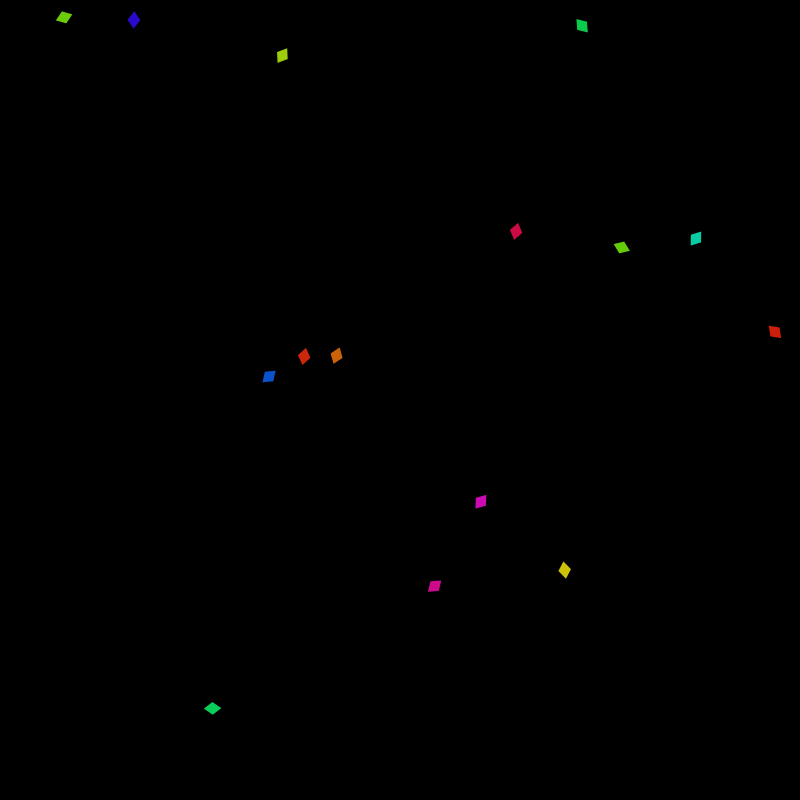
Frame 1 (no input)
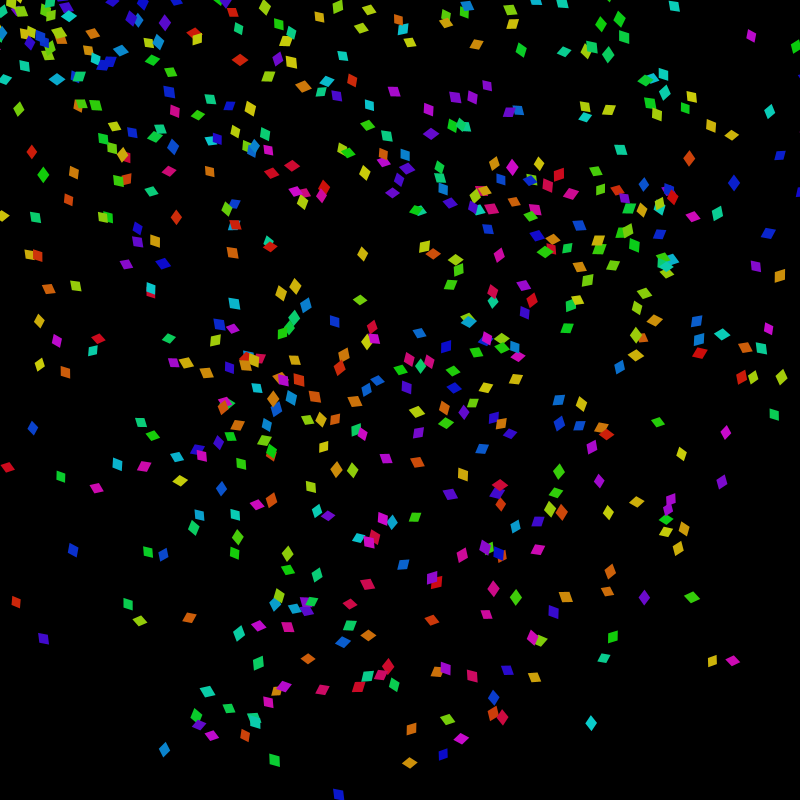
Frame 60 (the mouse pressed at the canvas centre just before this capture)
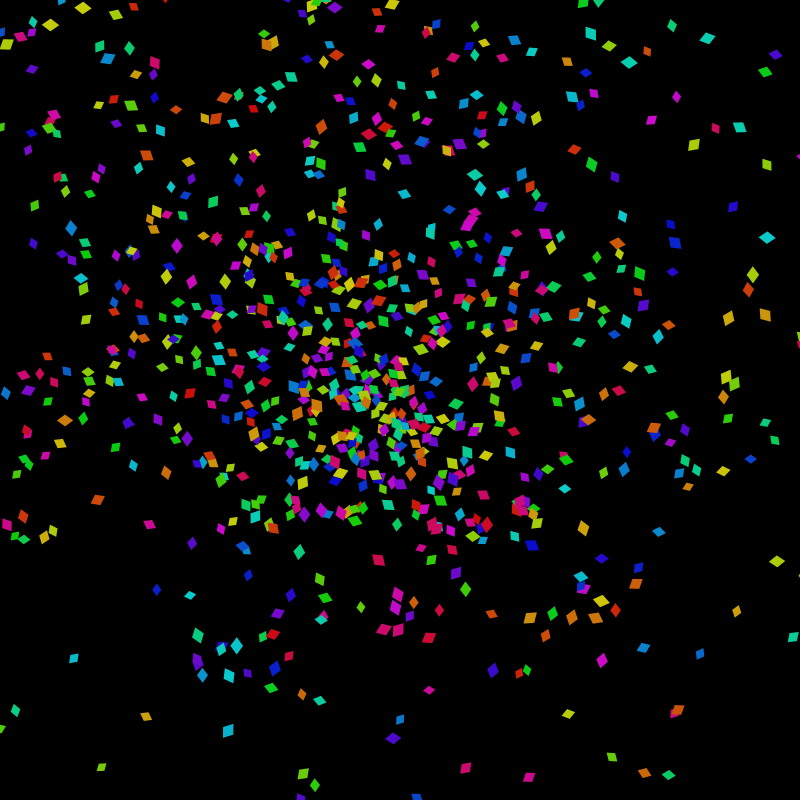
Frame 120 (the mouse held since frame 60 and released just before this capture)

The Processing sketch that drew these frames (run headless with seeded random() and noise(); from frame 60 on, the mouse is pressed at the canvas centre):

// Processing sketch: processing_165437
// ── processing_165437.pde

// Basically acts like a particle system, but each particle seeks the cursor during its lifetime.
// Click the mouse to knock particles away, explosion-style.
// Particles are called 'Vehicles' as per Ch.6 of that book. VehicleSources are the particle emitters.


ArrayList<VehicleSource> vsources; // ArrayList holding references to all of the VehicleSources.
int numSources = 15; // Number of VehicleSources.
PVector mouseVec; // 2D vector given the (x,y) position of the cursor on the screen.

boolean justClicked; // True if mouse was clicked during the last frame.

void setup() {
  size(800, 800); // 'width' and 'height' are reserved variable names automatically assigned to the values you put in here.
  colorMode(HSB, 100); // Use HSB color space rather than RGB, makes it easier to do the color change effect.
  smooth();
  
  vsources = new ArrayList<VehicleSource>(); // Initialize the ArrayList.
  
  int vehicleLifetime = 500; // Lifetime of Vehicles emitted from each VehicleSource
  int maxVehicles = 100; // VehicleSources produce no more Vehicles when this many are still alive.
  
  // The biggest performance constraint here will be the maximum number of total Vehicles alive on the screen,
  // (numSources) * (maxVehicles). On my computer using the values here, i'm getting 60fps but just barely, maybe dipping to 57 or 58.
  
  
  
  for(int i = 0; i < numSources; i++)
  {
  // Choose two random numbers x0, y0 from the ranges (0, width), (0, height) for the VehicleSource location.
  float x0 = random(width); 
  float y0 = random(height);
  // Create a new VehicleSource using the parameters defined previously.  
  vsources.add(new VehicleSource(x0, y0, vehicleLifetime, maxVehicles));
  }
  background(0,0,0); // Draw a black background (HSB coordinates)
  mouseVec = new PVector(0,0); // Initialize the cursor location PVector.
}

void draw() { // This is by default called continuously until the sketch ends.
  background(0,0,0); // Redraw the background every frame to clear the previous one.
  
  // Construct mouseVec in a sort of cumbersome way. They use a lot of PVectors in the book for didactic purposes,
  // but for 2D things it can be easier just to store and use the 2 coordinates.
  mouseVec.x = mouseX; 
  mouseVec.y = mouseY;
  
  // Update all of the VehicleSources by iterating through the vsources ArrayList.
  for(int i = 0; i < numSources; i++)
  {
    VehicleSource vsource = vsources.get(i); // get the i'th VehicleSource from vsources
    vsource.update(mouseVec); // update the current VehicleSource
    if(justClicked){vsource.timeSinceClick = 1;}
  }
  justClicked = false;
  println(frameRate); // Displays the current framerate in the console below as the sketch runs.
}

void mouseClicked() {
  justClicked = true;
}
// This class defines the particles of the simulation and their behavior.
// Properties whose comments start with ** indicate ones that are most interesting to fiddle with.
class Vehicle {
  PVector location; // (x,y) location components
  PVector velocity; // (x,y) velocity components
  PVector acceleration; // (x,y) acceleration components
  float size; //** Vehicles are currently squares, so this is 1/2 the side length of that square.
  float maxforce; //** Maximum force that can be applied at a given iteration
  float maxspeed; //** Maximum speed a Vehicle can have
  float slowradius; //** When the distance from a Vehicle to the cursor is less than this number, the Vehicle starts slowing down.
  int life; // Current amount of 'life' the Vehicle has left. Decremented by 1 each iteration.
  int lifetime; //** The total lifetime of this Vehicle.
  float hue; // Current hue value (H) for this Vehicle's HSB color. Changes over time according to a differential equation.
  float dhue; // The derivative of hue. Or, since time advances in discrete steps, not really a derivative, it's something simpler.
  float maxdhue; //** The absolute value of dhue stays below this value.
  float sighue; //** The color change update equation has a random noise component, bigger sighue = more noise.
  float dt; //** This sets the timescale of the color changes - make it larger for them to oscillate more quickly.
  float shrink; // Parameter that sets how much the Vehicle shrinks each iteration.
  
  PVector noise; // The Vehicle's motion update also contains a noise term that is a PVector.
  PVector explosion; // Explosion force applied to a Vehicle after a mouse click.
  
  // Every class has a constructor function, this is the thing you call to actually create objects of a certain class. 
  // The input parameters are the setup parameters that you pass to every Vehicle when it is created.
  //      initial x location   initial y location   initial x velocity   initial y velocity   lifetime       initial hue
  Vehicle(float x,             float y,             float vx,            float vy,            int lifetime_, float hue0) {
    location = new PVector(x,y); // Assemble location coordinates into a PVector.
    velocity = new PVector(vx,vy); // Assemble velocity coordinates into a PVector.
    acceleration = new PVector(0,0); // Create a new PVector for acceleration and set it to 0
    noise = new PVector(0,0); // Create a new PVector for motion noise and set it to 0.
    explosion = new PVector(0,0);
    size = 8; //**
    maxspeed = 10; //**
    maxforce = 0.25; //**
    slowradius = 300; //**
    
    // Give the following variables the initial values that were passed in.
    life = lifetime_;
    lifetime = lifetime_;
    hue = hue0;
    
    maxdhue = 20; //**
    
    dhue = random(2 * maxdhue) - maxdhue; // Random initial derivative.
    sighue = 7; //**
    dt = 0.075; //**
    float finalSize = 0.22; //** At the end of its lifetime, a Vehicle will be (finalSize) * its original size. So currently, 22%.
    shrink = pow(finalSize, 1/float(lifetime_)); // Do a little math to figure out the necessary shrink factor each iteration.
  }
  
  void update() { // Physics and hue updates that run each iteration
    // Basic physics idea: add acceleration to velocity, add velocity to location, then clear the acceleration 
    velocity.add(acceleration); // velocity <-- velocity + acceleration
    velocity.limit(maxspeed); // limit velocity to maxspeed
    location.add(velocity); // location <-- location + velocity
    acceleration.mult(0); // Set acceleration to 0
    
    // A slightly trickier equation for determining how hue changes at each step. I can explain it some time, if you like, but
    // the idea is basically to let it wander randomly between 0 and 100, with some precautions to keep it from getting stuck at 0 or 100.
    dhue = constrain(dhue + random(2 * sighue) - sighue + sighue / pow(hue, 2) - sighue / pow(100 - hue, 2), - maxdhue, maxdhue);
    hue += dt * dhue;
    life -= 1; // Decrement life
    size *= shrink; // Shrink the Vehicle's size.
  }
  
  void applyForce(PVector force) { // Add the input force vector (force) to the acceleration vector.
    // Create the x and y components of the motion noise, which get added along with the input force.
    noise.x = random(2 * maxforce / .2) - maxforce / .2;
    noise.y = random(2 * maxforce / .2) - maxforce / .2;
    //force.limit(maxforce); // Constrain the input force to be smaller than maxforce.
    acceleration.add(force); // Add the input force to acceleration.
    acceleration.add(noise); // Add the motion noise to acceleration.
  }
  
  // Applies a force to the Vehicle that pushes it towards the screen location with coordinates specified by the input (target).
  void seek(PVector target, float timeSinceClick) { 
    // More comments to come on all this, but it's basically the content of the first half of Ch.6.
    PVector desired = PVector.sub(target, location);
    float d = desired.magSq();
    desired.normalize();
    
    // Calculate explosion force
    float e = -1999999999 / pow(d / 10000,4.5) * pow(timeSinceClick, -8);
    explosion.x = e * desired.x;
    explosion.y = e * desired.y;
    
    float srsq = pow(slowradius, 2);
    float m; // Initialize this here for reasons.
    if (d < srsq)
    {
      m = (d * maxspeed) / srsq;
    }
    else
    {
      m = maxspeed;
    }
    desired.mult(m);
    desired.mult(maxspeed);
    PVector steer = PVector.sub(desired, velocity);
    steer.limit(maxforce);
    applyForce(steer);
    applyForce(explosion);
    
    
    update();
  }
  
  // Create the colored square that is the Vehicle's appearance
  void display() { 
    // Get the Vehicle's current heading so that asymmetric Vehicle shapes can point towards where the Vehicle is moving.
    float theta = velocity.heading() + PI/2;
    fill(hue, 95, 80); // Set the fill color (again in HSB coordinates).
    noStroke(); // No outline on the particles.
    pushMatrix(); // Some openGL business that I don't fully understand
    translate(location.x, location.y); // Set this Vehicle's shape's location at (x,y)
    rotate(theta); // Rotate the shape to the appropriate heading.
    beginShape(); // Call this before listing shape vertices. You can make fairly arbitrary polygons this way.
    // Four vertices of a slightly asymmetric diamond, how asymmetric determined by those 0.8's and 1.1's
    vertex(0, -1.1 * size);
    vertex(-0.8*size, 0);
    vertex(0, 1.1 * size);
    vertex(0.8*size, 0);
    endShape(CLOSE); // Call this with 'CLOSE' to end the shape and also add a line from the last vertex to the first
    popMatrix(); // openGL mysteries.
  }
}
// Basically, a particle emitter that emits Vehicles. Since it controls the starting hue of each
// Vehicle, there's a little bit of dynamics updating happening which controls the starting hue
// over time.

// Once again, variables marked with ** should be more interesting to tweak.
class VehicleSource 
{
  ArrayList<Vehicle> vehicles; // ArrayList of all the living Vehicles created by this VehicleSource
  float x; // x location of the VehicleSource. Doesn't currently change over time, but it could.
  float y; // y location of the VehicleSource.
  float spawnRadius; // How far away from (x,y) can Vehicles spawn?
  float spawnSpeed; // Vehicles spawn with a random initial speed between 0 and spawnSpeed
  int vehicleLife; // Lifetime of the Vehicles spawned here.
  int maxVehicles; // Maximum number of living vehicles this VehicleSource can own.
  float baseHue; // Starting hue (0-100) of the Vehicles that spawn here.
  float dhue; // Derivative of baseHue. baseHue updates according to the same equation as the one that Vehicles use for their color changes.
  float maxdhue; // Cap on the magnitude of dhue.
  float sighue; // Same as in Vehicle
  float dt; // Same as in Vehicle. 
  float timeSinceClick; // Keeps track of the number of frames since a click, used to generate explosion effects.
  
  // Initialize with an x location, y location, the vehicleLife value, and the maxVehicle value.
  VehicleSource(float x_, float y_, int vehicleLife_, int maxVehicles_)
  {
    x = x_;
    y = y_;
    vehicleLife = vehicleLife_;
    vehicles = new ArrayList<Vehicle>(); // Initialize the vehicles ArrayList.
    spawnRadius = 30; //**
    spawnSpeed = 15; //**
    maxVehicles = maxVehicles_;
    baseHue = random(100); // random initial baseHue.
    maxdhue = 20; //**
    dhue = random(2 * maxdhue) - maxdhue; // random initial dhue.
    sighue = 5;
    dt = 0.01; //**
    timeSinceClick = 99999;
    
  }
  
  // Update all the Vehicles in this VehicleSource. Needs the PVector mouseVevc to pass to the Vehicles.
  void update(PVector mouseVec)
  {
    // baseHue and dhue dynamics update equations.
    dhue = constrain(dhue + random(2 * sighue) - sighue + sighue / pow(baseHue, 2) - sighue / pow(100 - baseHue, 2), - maxdhue, maxdhue);
    baseHue += dt * dhue;
    
    // Increment timeSinceClick
    timeSinceClick += 1;
    
    // If there are currently less than maxVehicles living, spawn another with some probability.
    if(vehicles.size() < maxVehicles)
    {
      // The goal with this formula is this: The spawn probability is high when there are few Vehicles, 0 when there are maxVehicles
      // Vehicles, and decreases in between.
      float spawnProbability = 1 - float(vehicles.size()) / maxVehicles;
      if(random(1) < spawnProbability ){spawn();}
    }
    
    // Iterate through vehicles and update all of the Vehicles. Iterate backwards so that the updates aren't screwed up
    // When a Vehicle is killed and removed from the ArrayList.
    for(int i = vehicles.size() - 1;  i >= 0; i--)
    {
      Vehicle v = vehicles.get(i); // Get the i'th Vehicle.
      v.seek(mouseVec, timeSinceClick); // Apply the force that makes it seek the cursor, or explode away from it.
      v.display(); // Update the Vehicle's display
      if(v.life == 0)
      { 
        // If the life variable == 0, kill the current Vehicle.
        kill(i);
      }
    }
  }
  
  // The kill function.  Currently it just removes the dead Vehicle from the ArrayList vehicles, but it could do other things.
  void kill(int killIndex)
  {
    vehicles.remove(killIndex);
  }
  
  // The function for spawning a new Vehicle.
  void spawn()
  {
    float spawnAngle = random(2*PI); // spawn at a random angle away from the VehicleSource's (x,y) location.
    float r0 = random(spawnRadius); // spawn, at that angle, at this radius from the VehicleSource's (x,y) location.
    // Use polar coordinate business to figure out the Vehicle's initial (x0,y0) given that angle and radius.
    float x0 = x + r0 * cos(spawnAngle);
    float y0 = y + r0 * sin(spawnAngle);
    // Find the initial speed
    float s0 = random(spawnSpeed);
    // Create a velocity vector pointing away from the VehicleSource with speed s0.
    float xv0 = s0 * cos(spawnAngle);
    float yv0 = s0 * sin(spawnAngle);
 
    vehicles.add(new Vehicle(x0, y0, xv0, yv0, vehicleLife, baseHue)); // Construct the new Vehicle.
  }
}
